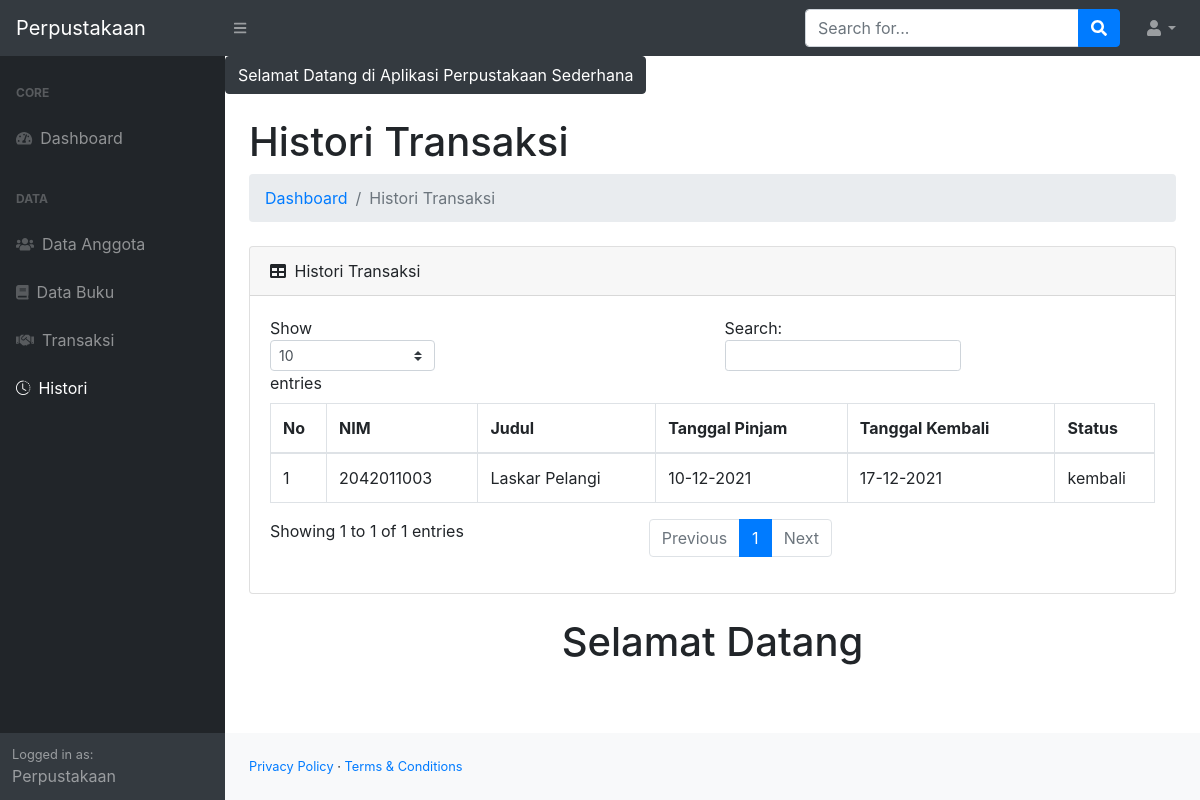
The page /pro/admin/index.php?p=histori (signed in) on the database its author committed.
### tables this page shows
CREATE TABLE `tb_transaksi` (
  `id_transaksi` int(11) NOT NULL,
  `id_buku` int(11) NOT NULL,
  `nim_transaksi` int(11) NOT NULL,
  `id_anggota` int(11) NOT NULL,
  `tgl_pinjam` varchar(50) NOT NULL,
  `tgl_kembali` varchar(50) NOT NULL,
  `status` varchar(30) NOT NULL
);

CREATE TABLE `tb_anggota` (
  `id_anggota` int(11) NOT NULL,
  `nim` int(12) NOT NULL,
  `nama_anggota` varchar(50) NOT NULL,
  `tempat_lahir` varchar(100) NOT NULL,
  `jk` varchar(5) NOT NULL,
  `prodi` varchar(75) NOT NULL
);

CREATE TABLE `tb_buku` (
  `id_buku` int(11) NOT NULL,
  `judul_buku` varchar(200) NOT NULL,
  `pengarang_buku` varchar(100) NOT NULL,
  `penerbit_buku` varchar(150) NOT NULL,
  `tahun_terbit` varchar(4) NOT NULL,
  `isbn` varchar(25) NOT NULL,
  `jumlah_buku` int(3) NOT NULL,
  `lokasi` enum('Rak 1','Rak 2','Rak 3') NOT NULL,
  `tgl_input` date NOT NULL
);

### pro/admin/config/Database.php (called while the page is built, shortened)
<?php
    class Database{
        public $host = "localhost";
        public $username = "root";
        public $password = "";
        public $nama_db = "perpustakaan";
        public function __construct()
        {
            $this->connect = mysqli_connect($this->host, $this->username, $this->password, $this->nama_db);
        }
    }
?>

### pro/admin/config/Admin.php (called while the page is built, shortened)
<?php
    include "Database.php";
    class Transaksi extends Database
    {
        public function tampilHistori()
        {
            $data = mysqli_query($this->connect, "SELECT * FROM tb_transaksi INNER JOIN tb_buku ON tb_transaksi.id_buku = tb_buku.id_buku INNER JOIN tb_anggota ON tb_transaksi.id_anggota = tb_anggota.id_anggota WHERE status = 'kembali' ORDER BY id_transaksi DESC");
            return $data;
        }
}
?>

### pro/admin/page/transaksi/histori.php (the view, shortened to what this page needs)
<h1 class="mt-4">Histori Transaksi</h1>
<ol class="breadcrumb mb-4">
    <li class="breadcrumb-item"><a href="index.php">Dashboard</a></li>
    <li class="breadcrumb-item active">Histori Transaksi</li>
</ol>
<div class="card mb-4">
    <div class="card-header">
        <i class="fas fa-table mr-1"></i>
        Histori Transaksi
    </div>
    <div class="card-body">
        <div class="table-responsive">
            <table class="table table-bordered" id="dataTable" width="100%" cellspacing="0">
                <thead>
                    <tr>
                        <th>No</th>
                        <th>NIM</th>
                        <th>Judul</th>
                        <th>Tanggal Pinjam</th>
                        <th>Tanggal Kembali</th>
                        <th>Status</th>
                    </tr>
                </thead>
                <tbody>
                    <?php
                    $no = 1;
                    $data = new Transaksi();
                     ?>
                     <?php foreach($data->tampilHistori() as $key) :
                    ?>
                    <tr>
                        <td><?= $no++; ?></td>
                        <td><?= $key['nim']; ?></td>
                        <td><?= $key['judul_buku']; ?></td>
                        <td><?= $key['tgl_pinjam']; ?></td>
                        <td><?= $key['tgl_kembali']; ?></td>
                        <td><?= $key['status']; ?></td>
                    </tr>
                    <?php endforeach; ?>
                </tbody>
            </table>
        </div>
    </div>
</div>

### rows shown on the page
tb_transaksi: id_anggota.nim "2042011003", id_buku.judul_buku "Laskar Pelangi", tgl_pinjam "10-12-2021", tgl_kembali "17-12-2021", status "kembali"
